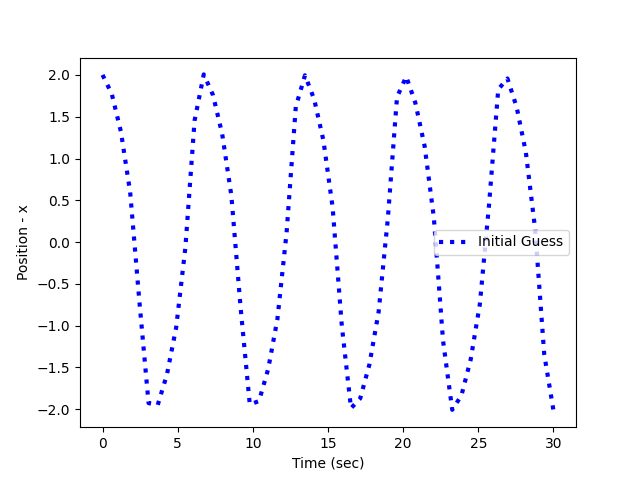
#> input picture U_2/Lab_Digital/Lab6/Vaderpol.png, 640 x 480 px, given in place of Libro.jpg, which was not available
$ python Caracteristicas.py
#> lines starting #> are read from the running program, lines starting #| are printed output that depends on the picture; pictures that were not available may be replaced by others from this repository, and a replacement may not be noted
# Importamos librerias
import numpy as np
import cv2

# Creamos la Video Captura
cap = cv2.VideoCapture(0)

# Leer la imagen original
im1 = cv2.imread('Libro.jpg')
#> im1 is the input picture: shape (480, 640, 3); mean B, G, R 252, 248.1, 248.1
ancho = int(im1.shape[1]/5)
#> ancho = 128
alto = int(im1.shape[0]/5)
#> alto = 96
im1 = cv2.resize(im1, (ancho, alto), interpolation = cv2.INTER_AREA)
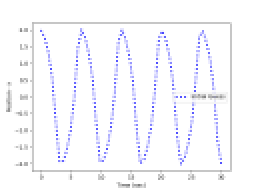
#> im1: shape (96, 128, 3) (shown 2 times larger); mean B, G, R 252, 248.1, 248.1

# Creamos un ciclo para ejecutar nuestros Frames
while True:
    # Leemos los fotogramas
    ret, frame = cap.read()

    # Convertimos a EDG
    gray_frame = cv2.cvtColor(frame, cv2.COLOR_BGR2GRAY)
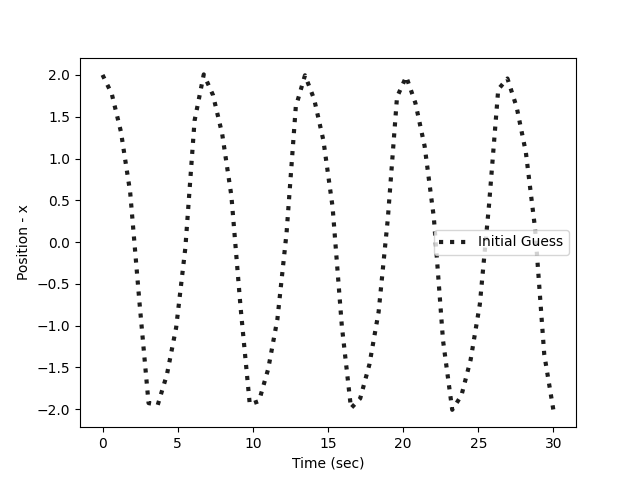
#> gray_frame: shape (480, 640); min 0, max 255, mean 248.5
    gray_im1 = cv2.cvtColor(im1, cv2.COLOR_BGR2GRAY)
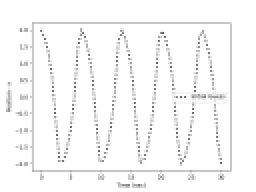
#> gray_im1: shape (96, 128) (shown 2 times larger); min 92, max 255, mean 248.5

    # Buscamos puntos claves
    # Numero de puntos clave
    num_kpt = 500
    # Declaramos el objeto
    orb = cv2.ORB_create(num_kpt)
    # Extraemos la info de la img
    keypoint1, descriptor1 = orb.detectAndCompute(gray_im1, None)
#> keypoint1 = 142 keypoints; strongest (x, y, size): (96, 52, 31), (92, 48, 31), (90, 48, 31), (87, 51, 31)
    # Extraemos la info de los frames
    keypoint2, descriptor2 = orb.detectAndCompute(gray_frame, None)
#> keypoint2 = 500 keypoints; strongest (x, y, size): (538, 287, 31), (250, 447, 31), (207, 84, 31), (179, 306, 31)

    #print(descriptor1)


    # Dibujamos
    im1_display = cv2.drawKeypoints(im1, keypoint1, outImage = np.array([]), color =(255,0,0),
                                    flags= cv2.DRAW_MATCHES_FLAGS_DEFAULT)
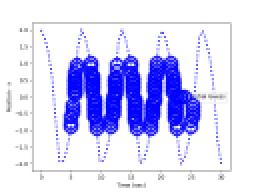
#> im1_display: shape (96, 128, 3) (shown 2 times larger); mean B, G, R 252.1, 214.4, 214.4
    frame_display = cv2.drawKeypoints(frame, keypoint2, outImage=np.array([]), color=(255, 0, 0),
                                    flags=cv2.DRAW_MATCHES_FLAGS_DEFAULT)
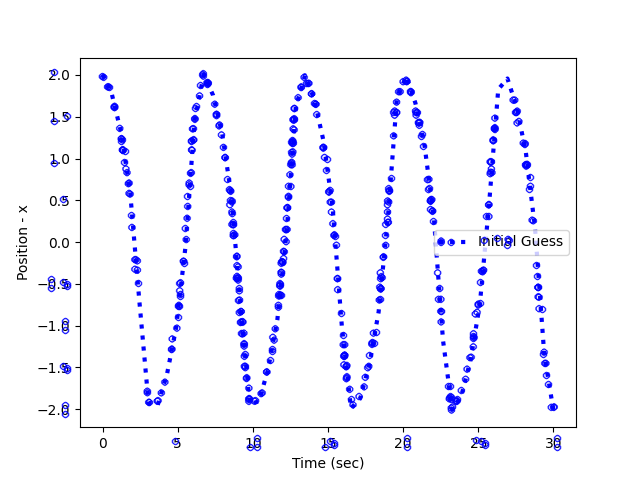
#> frame_display: shape (480, 640, 3); mean B, G, R 252.2, 242.6, 242.6


    # Mostramos caracteristicas
    cv2.imshow("VIDEO CAPTURA", frame_display)
    cv2.imshow("IMAGEN", im1_display)

    # Cerramos con lectura de teclado
    t = cv2.waitKey(1)
#> (key Esc is pressed here)
    if t == 27:
        break

# Liberamos la VideoCaptura
cap.release()
# Cerramos la ventana
cv2.destroyAllWindows()
